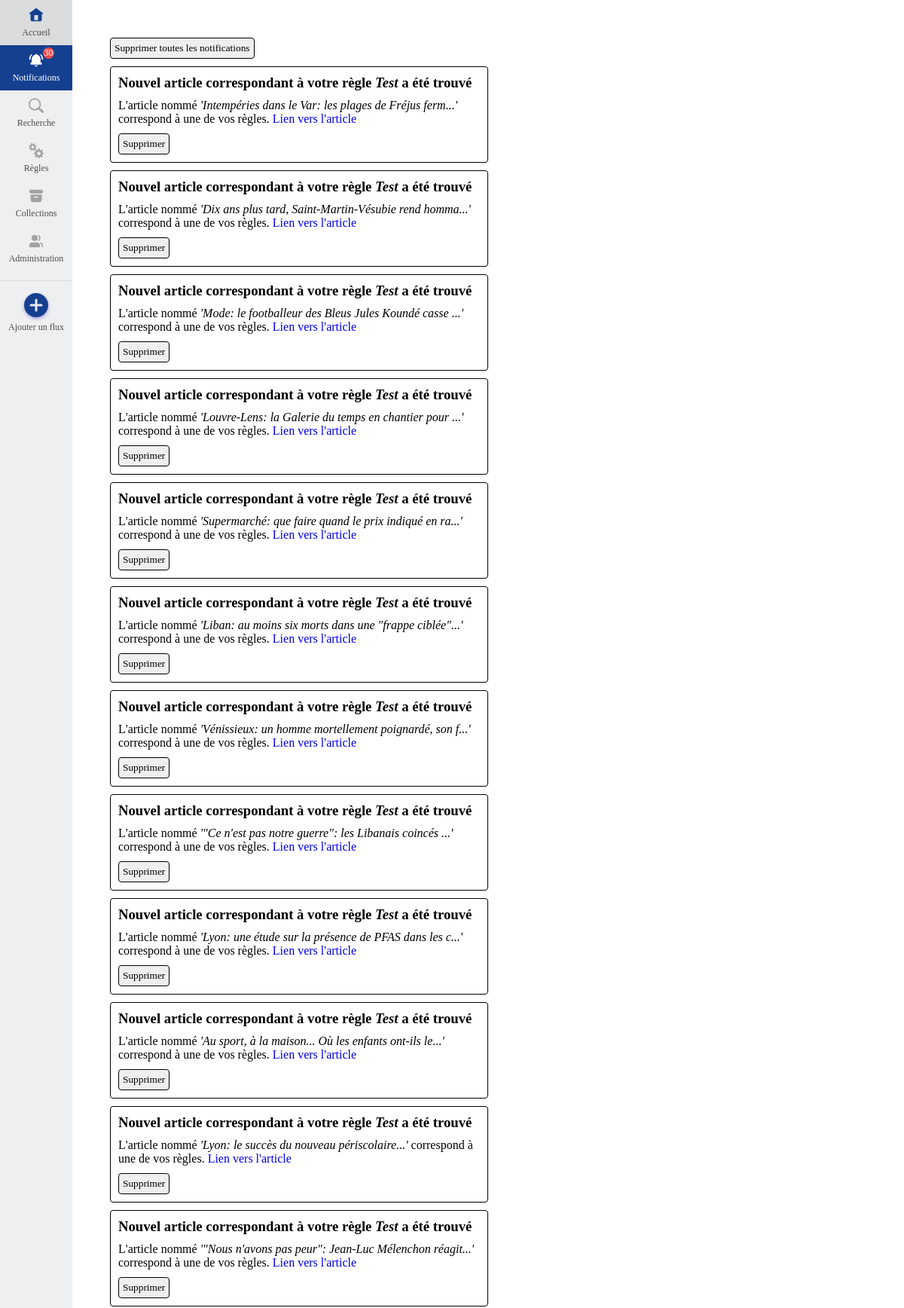
The page /notifications.php (signed in, upper part) on the database as committed earlier.
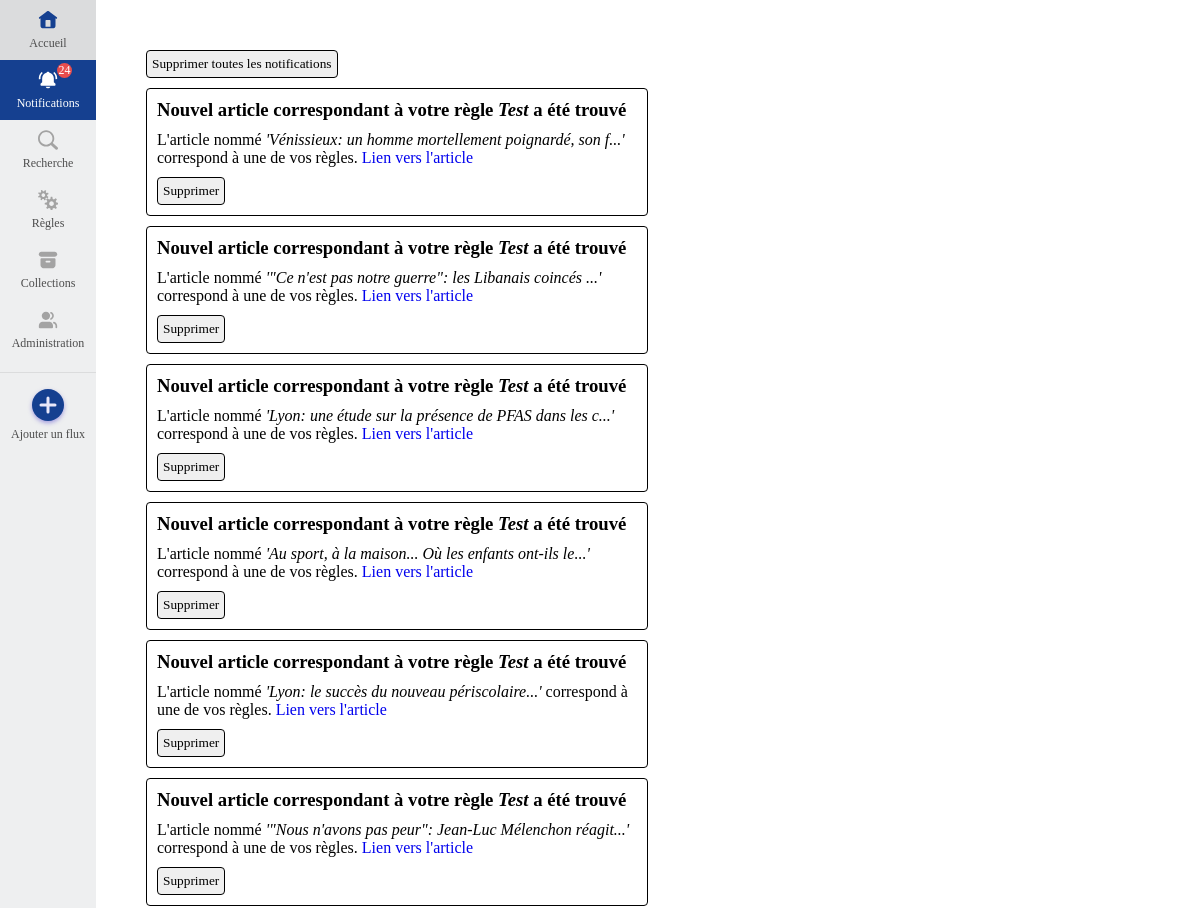
The same page on the database as committed later.
### tables this page shows
CREATE TABLE `notification` (
  `id_notification` int NOT NULL AUTO_INCREMENT,
  `titre` varchar(512) NOT NULL,
  `description` varchar(512) DEFAULT NULL,
  `id_utilisateur` int DEFAULT NULL,
  PRIMARY KEY (`id_notification`),
  KEY `id_utilisateur` (`id_utilisateur`),
  CONSTRAINT `notification_ibfk_1` FOREIGN KEY (`id_utilisateur`) REFERENCES `utilisateur` (`id_utilisateur`)
);

### public/notifications.php (called while the page is built, shortened)
<?php
require_once $_SERVER['DOCUMENT_ROOT'] . "/src/model/UtilisateurModel.php";
$id_utilisateur = $_SESSION["id_utilisateur"];
$notifications = UtilisateurModel::getNotifications($id_utilisateur);
require_once $_SERVER['DOCUMENT_ROOT'] . "/views/components/side-bar.php";
require_once $_SERVER['DOCUMENT_ROOT'] . "/views/notifications.php";

### src/model/UtilisateurModel.php (called while the page is built, shortened)
<?php
class UtilisateurModel
{
    static function getNotifications(int $id_utilisateur): array
    {
        $mysqli = Database::connexion();
        $stmt = $mysqli->prepare("SELECT * FROM notification WHERE id_utilisateur = ?");
        $stmt->bind_param("i", $id_utilisateur);
        $stmt->execute();
        $res = $stmt->get_result()->fetch_all(MYSQLI_ASSOC);
        if (count($res) > 0) {
            return $res;
        }
        return [];
    }
    static function getNumbersOfNotifsAndInvits(int $id_utilisateur): int
    {
        $mysqli = Database::connexion();
        $stmt = $mysqli->prepare("SELECT COUNT(id_notification) as nb_notif FROM notification WHERE id_utilisateur = ?");
        $stmt->bind_param("i", $id_utilisateur);
        $stmt->execute();
        $res = $stmt->get_result()->fetch_all(MYSQLI_ASSOC);
        $stmt = $mysqli->prepare("SELECT COUNT(id_invitation) as nb_invit FROM invitation WHERE id_utilisateur = ?");
        $stmt->bind_param("i", $id_utilisateur);
        $stmt->execute();
        $res2 = $stmt->get_result()->fetch_all(MYSQLI_ASSOC);
        return $res[0]["nb_notif"] + $res2[0]["nb_invit"];
    }
}

### views/notifications.php (the view, shortened to what this page needs)
<!DOCTYPE html>
<html lang="fr">
<head>
    <link rel="stylesheet" href="css/style.css">
    <link rel="stylesheet" href="css/side-bar.css">
    <link rel="stylesheet" href="css/colors.css">
    <link rel="stylesheet" href="css/font.css">
    <link rel="stylesheet" href="css/notifications.css">
</head>
<body>
    <?php
    createSideBar(2);
    ?>
    <div class="container">
        <?php
        if(count($notifications) > 0) { ?>
            <button onclick="deleteAllNotifications()" style="margin-bottom: 10px;">Supprimer toutes les notifications</button>
        <?php }
        ?>
        <?php
        foreach ($notifications as $notification) {
        ?>
            <article class="notification" id="notification-<?= $notification['id_notification'] ?>">
                <h3><?= $notification["titre"] ?></h3>
                <?php
                if (isset($notification["description"])) {
                ?>
                    <p><?= $notification["description"] ?></p>
                <?php
                }
                ?>
                <button onclick="deleteNotification(<?= $notification['id_notification'] ?>)">Supprimer</button>
            </article>
        <?php
        }
        ?>
    </div>
</body>
</html>

### views/components/side-bar.php (shortened to what this page needs)
<?php
function createSideBar(int $onglet_actif): void
{
    $id_utilisateur = $_SESSION["id_utilisateur"];
    require_once __DIR__ . "../../../src/model/UtilisateurModel.php";
    $nb_notifs = UtilisateurModel::getNumbersOfNotifsAndInvits($id_utilisateur);
?>
    <div class="side-bar" style="width: 96px;">
        <a href="/" class="onglet <?= $onglet_actif == 1 ? "actif" : "" ?>">
            <p>Accueil</p>
        </a>
        <a href="notifications" style="position: relative;" class="onglet <?= $onglet_actif == 2 ? "actif" : "" ?>">
            <?php if ($nb_notifs > 0) { ?>
                <span id="nb_notif" style="position: absolute; top: 5%; right: 25%; border-radius:50%; background-color: #e84d4d; height: 15px; width: 15px; color: white; display: flex; align-items: center; justify-content: center;"><?= $nb_notifs ?></span>
            <?php } ?>
            <p> Notifications</p>
        </a>
        <a href="recherche" class="onglet <?= $onglet_actif == 3 ? "actif" : "" ?>">
            <p>Recherche</p>
        </a>
        <a href="regles" class="onglet <?= $onglet_actif == 5 ? "actif" : "" ?>">
            <p>Règles</p>
        </a>
        <a href="collections" class="onglet <?= $onglet_actif == 4 ? "actif" : "" ?>">
            <p>Collections</p>
        </a>
        <?php if (isset($_SESSION["is_admin"])) { ?>
            <a href="espaces" class="onglet <?= $onglet_actif == 6 ? "actif" : "" ?>">
                <p>Administration</p>
            </a>
        <?php } ?>
        <div class="ajout-flux">
            <a class="ajout-flux-rss">
                <span class="plus">
                    <svg xmlns:xlink="http://www.w3.org/1999/xlink" class="icon white large" width="24" height="24" viewBox="0 0 24 24" fill="none" xmlns="http://www.w3.org/2000/svg">
                        <path d="M12 5V19M5 12H19" stroke="#E9E8F9" stroke-width="2px" stroke-linecap="round" stroke-linejoin="round" fill="#A3A3A3"></path>
                    </svg>
                </span>
                <p>Ajouter un flux</p>
            </a>
        </div>
    </div>
<?php
}
?>

### public/css/style.css (style rules this page uses)
* { margin: 0; padding: 0; font-family: 'Fira Sans'; }
body { box-sizing: border-box; height: 100vh; margin: 0; display: grid; grid-template-columns: 96px 325px auto; font-family: 'Fira Sans'; overflow-y: hidden; }

### public/css/side-bar.css (style rules this page uses)
div.side-bar { user-select: none; height: 100%; background: var(--background-color); display: flex; flex-direction: column; align-items: center; justify-content: flex-start; flex-shrink: 0; }
a { text-decoration: none; }
div.side-bar>a, div.ajout-flux { height: 60px; font-size: 12px; text-decoration: none; width: 100%; display: flex; flex-direction: column; justify-content: center; align-items: center; color: rgb(77, 77, 77); }
div.side-bar>a.actif { background-color: var(--highlight-color); color: white; }
div.side-bar>a>p { margin-top: 6px; }
div.ajout-flux { cursor: pointer; height: 66px; padding: 12px 0; margin: 12px 0; border-top: 1px solid var(--border-color); }
div.ajout-flux>a { display: flex; align-items: center; justify-content: center; flex-direction: column; margin-bottom: 6px; }
div.ajout-flux>a>span { box-shadow: rgba(91, 78, 207, 0.5) 0px 2px 4px 0px; display: flex; justify-content: center; place-items: center; height: 32px; width: 32px; background-color: var(--highlight-color); border-radius: 50%; }
div.ajout-flux>a>p { margin-top: 6px; padding: 0 4px; }

### public/css/colors.css (style rules this page uses)
:root { --border-color : #00000014; --highlight-color: #154090; --highlight-border-color: #10367c; --highlight-text-color: #032562; --background-color: #eeeff0; --btn-background-color: #f0f0f0; --btn-border-color: #d0d7de; --btn-hover-background-color: #fafafa; --text-secondary-color: #62696f; }

### public/css/notifications.css (style rules this page uses)
body { box-sizing: border-box; height: 100vh; margin: 0; display: grid; grid-template-columns: 96px auto; font-family: 'Fira Sans'; }
.container { overflow-y: scroll; height: 100vh; box-sizing: border-box; padding: 50px; }
article.notification { width: 40vw; padding: 10px; border: 1px solid black; border-radius: 4px; margin-bottom: 10px; }
article.notification>h3, article.notification>p { margin-bottom: 10px; }
button { padding: 5px; border: 1px solid black; border-radius: 4px; }

Rows that differ between the two databases and show on the page:
removed notification: titre "Nouvel article correspondant à votre règle Test a été trouvé", description "L'article nommé 'Intempéries dans le Var: les plages de Fréjus ferm...' correspond à une de vos règles. Lien vers l'article"
removed notification: titre "Nouvel article correspondant à votre règle Test a été trouvé", description "L'article nommé 'Dix ans plus tard, Saint-Martin-Vésubie rend homma...' correspond à une de vos règles. Lien vers l'article"
removed notification: titre "Nouvel article correspondant à votre règle Test a été trouvé", description "L'article nommé 'Mode: le footballeur des Bleus Jules Koundé casse ...' correspond à une de vos règles. Lien vers l'article"
removed notification: titre "Nouvel article correspondant à votre règle Test a été trouvé", description "L'article nommé 'Louvre-Lens: la Galerie du temps en chantier pour ...' correspond à une de vos règles. Lien vers l'article"
removed notification: titre "Nouvel article correspondant à votre règle Test a été trouvé", description "L'article nommé 'Supermarché: que faire quand le prix indiqué en ra...' correspond à une de vos règles. Lien vers l'article"
removed notification: titre "Nouvel article correspondant à votre règle Test a été trouvé", description "L'article nommé 'Liban: au moins six morts dans une \"frappe ciblée\"...' correspond à une de vos règles. Lien vers l'article"
Other text that changed with them:
$nb_notifs: "30" → "24"
